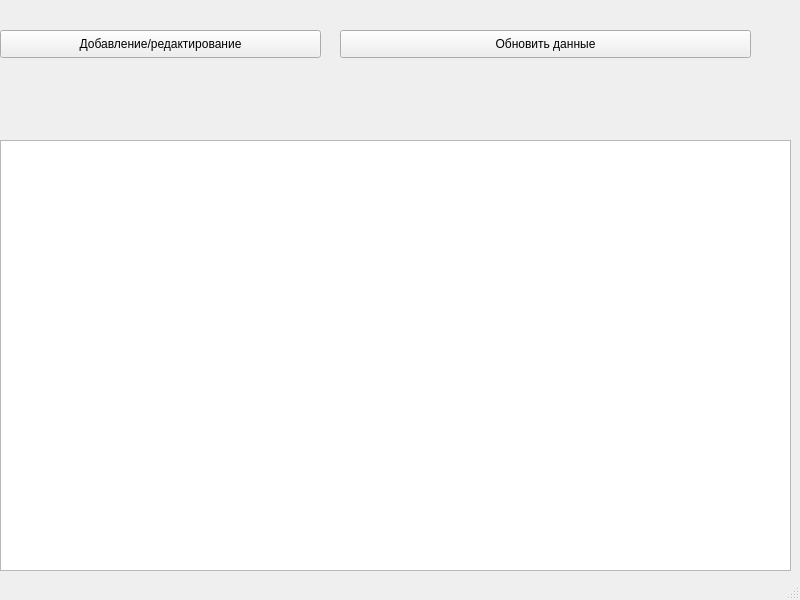
<?xml version="1.0" encoding="UTF-8"?>
<ui version="4.0">
 <class>MainWindow</class>
 <widget class="QMainWindow" name='MainWindow'>
  <property name="geometry">
   <rect>
    <x>0</x>
    <y>0</y>
    <width>800</width>
    <height>600</height>
   </rect>
  </property>
  <property name="windowTitle">
   <string>MainWindow</string>
  </property>
  <widget class="QWidget" name='centralwidget'>
   <widget class="QTableWidget" name="tableWidget">
    <property name="geometry">
     <rect>
      <x>0</x>
      <y>140</y>
      <width>791</width>
      <height>431</height>
     </rect>
    </property>
   </widget>
   <widget class="QPushButton" name="pushButton">
    <property name="geometry">
     <rect>
      <x>0</x>
      <y>30</y>
      <width>321</width>
      <height>28</height>
     </rect>
    </property>
    <property name="text">
     <string>Добавление/редактирование</string>
    </property>
   </widget>
   <widget class="QPushButton" name="update_btn">
    <property name="geometry">
     <rect>
      <x>340</x>
      <y>30</y>
      <width>411</width>
      <height>28</height>
     </rect>
    </property>
    <property name="text">
     <string>Обновить данные</string>
    </property>
   </widget>
  </widget>
  <widget class="QMenuBar" name="menubar">
   <property name="geometry">
    <rect>
     <x>0</x>
     <y>0</y>
     <width>800</width>
     <height>26</height>
    </rect>
   </property>
  </widget>
  <widget class="QStatusBar" name="statusbar"/>
 </widget>
 <resources/>
 <connections/>
</ui>
